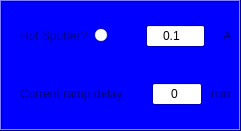
  <widget class="QFrame" name="frame_2">
   <property name="geometry">
    <rect>
     <x>10</x>
     <y>310</y>
     <width>241</width>
     <height>131</height>
    </rect>
   </property>
   <property name="palette">
    <palette>
     <active>
      <colorrole role="WindowText">
       <brush brushstyle="SolidPattern">
        <color alpha="255">
         <red>0</red>
         <green>0</green>
         <blue>0</blue>
        </color>
       </brush>
      </colorrole>
      <colorrole role="Button">
       <brush brushstyle="SolidPattern">
        <color alpha="255">
         <red>0</red>
         <green>0</green>
         <blue>255</blue>
        </color>
       </brush>
      </colorrole>
      <colorrole role="Light">
       <brush brushstyle="SolidPattern">
        <color alpha="255">
         <red>127</red>
         <green>127</green>
         <blue>255</blue>
        </color>
       </brush>
      </colorrole>
      <colorrole role="Midlight">
       <brush brushstyle="SolidPattern">
        <color alpha="255">
         <red>63</red>
         <green>63</green>
         <blue>255</blue>
        </color>
       </brush>
      </colorrole>
      <colorrole role="Dark">
       <brush brushstyle="SolidPattern">
        <color alpha="255">
         <red>0</red>
         <green>0</green>
         <blue>127</blue>
        </color>
       </brush>
      </colorrole>
      <colorrole role="Mid">
       <brush brushstyle="SolidPattern">
        <color alpha="255">
         <red>0</red>
         <green>0</green>
         <blue>170</blue>
        </color>
       </brush>
      </colorrole>
      <colorrole role="Text">
       <brush brushstyle="SolidPattern">
        <color alpha="255">
         <red>0</red>
         <green>0</green>
         <blue>0</blue>
        </color>
       </brush>
      </colorrole>
      <colorrole role="BrightText">
       <brush brushstyle="SolidPattern">
        <color alpha="255">
         <red>255</red>
         <green>255</green>
         <blue>255</blue>
        </color>
       </brush>
      </colorrole>
      <colorrole role="ButtonText">
       <brush brushstyle="SolidPattern">
        <color alpha="255">
         <red>0</red>
         <green>0</green>
         <blue>0</blue>
        </color>
       </brush>
      </colorrole>
      <colorrole role="Base">
       <brush brushstyle="SolidPattern">
        <color alpha="255">
         <red>255</red>
         <green>255</green>
         <blue>255</blue>
        </color>
       </brush>
      </colorrole>
      <colorrole role="Window">
       <brush brushstyle="SolidPattern">
        <color alpha="255">
         <red>0</red>
         <green>0</green>
         <blue>255</blue>
        </color>
       </brush>
      </colorrole>
      <colorrole role="Shadow">
       <brush brushstyle="SolidPattern">
        <color alpha="255">
         <red>0</red>
         <green>0</green>
         <blue>0</blue>
        </color>
       </brush>
      </colorrole>
      <colorrole role="AlternateBase">
       <brush brushstyle="SolidPattern">
        <color alpha="255">
         <red>127</red>
         <green>127</green>
         <blue>255</blue>
        </color>
       </brush>
      </colorrole>
      <colorrole role="ToolTipBase">
       <brush brushstyle="SolidPattern">
        <color alpha="255">
         <red>255</red>
         <green>255</green>
         <blue>220</blue>
        </color>
       </brush>
      </colorrole>
      <colorrole role="ToolTipText">
       <brush brushstyle="SolidPattern">
        <color alpha="255">
         <red>0</red>
         <green>0</green>
         <blue>0</blue>
        </color>
       </brush>
      </colorrole>
     </active>
     <inactive>
      <colorrole role="WindowText">
       <brush brushstyle="SolidPattern">
        <color alpha="255">
         <red>0</red>
         <green>0</green>
         <blue>0</blue>
        </color>
       </brush>
      </colorrole>
      <colorrole role="Button">
       <brush brushstyle="SolidPattern">
        <color alpha="255">
         <red>0</red>
         <green>0</green>
         <blue>255</blue>
        </color>
       </brush>
      </colorrole>
      <colorrole role="Light">
       <brush brushstyle="SolidPattern">
        <color alpha="255">
         <red>127</red>
         <green>127</green>
         <blue>255</blue>
        </color>
       </brush>
      </colorrole>
      <colorrole role="Midlight">
       <brush brushstyle="SolidPattern">
        <color alpha="255">
         <red>63</red>
         <green>63</green>
         <blue>255</blue>
        </color>
       </brush>
      </colorrole>
      <colorrole role="Dark">
       <brush brushstyle="SolidPattern">
        <color alpha="255">
         <red>0</red>
         <green>0</green>
         <blue>127</blue>
        </color>
       </brush>
      </colorrole>
      <colorrole role="Mid">
       <brush brushstyle="SolidPattern">
        <color alpha="255">
         <red>0</red>
         <green>0</green>
         <blue>170</blue>
        </color>
       </brush>
      </colorrole>
      <colorrole role="Text">
       <brush brushstyle="SolidPattern">
        <color alpha="255">
         <red>0</red>
         <green>0</green>
         <blue>0</blue>
        </color>
       </brush>
      </colorrole>
      <colorrole role="BrightText">
       <brush brushstyle="SolidPattern">
        <color alpha="255">
         <red>255</red>
         <green>255</green>
         <blue>255</blue>
        </color>
       </brush>
      </colorrole>
      <colorrole role="ButtonText">
       <brush brushstyle="SolidPattern">
        <color alpha="255">
         <red>0</red>
         <green>0</green>
         <blue>0</blue>
        </color>
       </brush>
      </colorrole>
      <colorrole role="Base">
       <brush brushstyle="SolidPattern">
        <color alpha="255">
         <red>255</red>
         <green>255</green>
         <blue>255</blue>
        </color>
       </brush>
      </colorrole>
      <colorrole role="Window">
       <brush brushstyle="SolidPattern">
        <color alpha="255">
         <red>0</red>
         <green>0</green>
         <blue>255</blue>
        </color>
       </brush>
      </colorrole>
      <colorrole role="Shadow">
       <brush brushstyle="SolidPattern">
        <color alpha="255">
         <red>0</red>
         <green>0</green>
         <blue>0</blue>
        </color>
       </brush>
      </colorrole>
      <colorrole role="AlternateBase">
       <brush brushstyle="SolidPattern">
        <color alpha="255">
         <red>127</red>
         <green>127</green>
         <blue>255</blue>
        </color>
       </brush>
      </colorrole>
      <colorrole role="ToolTipBase">
       <brush brushstyle="SolidPattern">
        <color alpha="255">
         <red>255</red>
         <green>255</green>
         <blue>220</blue>
        </color>
       </brush>
      </colorrole>
      <colorrole role="ToolTipText">
       <brush brushstyle="SolidPattern">
        <color alpha="255">
         <red>0</red>
         <green>0</green>
         <blue>0</blue>
        </color>
       </brush>
      </colorrole>
     </inactive>
     <disabled>
      <colorrole role="WindowText">
       <brush brushstyle="SolidPattern">
        <color alpha="255">
         <red>0</red>
         <green>0</green>
         <blue>127</blue>
        </color>
       </brush>
      </colorrole>
      <colorrole role="Button">
       <brush brushstyle="SolidPattern">
        <color alpha="255">
         <red>0</red>
         <green>0</green>
         <blue>255</blue>
        </color>
       </brush>
      </colorrole>
      <colorrole role="Light">
       <brush brushstyle="SolidPattern">
        <color alpha="255">
         <red>127</red>
         <green>127</green>
         <blue>255</blue>
        </color>
       </brush>
      </colorrole>
      <colorrole role="Midlight">
       <brush brushstyle="SolidPattern">
        <color alpha="255">
         <red>63</red>
         <green>63</green>
         <blue>255</blue>
        </color>
       </brush>
      </colorrole>
      <colorrole role="Dark">
       <brush brushstyle="SolidPattern">
        <color alpha="255">
         <red>0</red>
         <green>0</green>
         <blue>127</blue>
        </color>
       </brush>
      </colorrole>
      <colorrole role="Mid">
       <brush brushstyle="SolidPattern">
        <color alpha="255">
         <red>0</red>
         <green>0</green>
         <blue>170</blue>
        </color>
       </brush>
      </colorrole>
      <colorrole role="Text">
       <brush brushstyle="SolidPattern">
        <color alpha="255">
         <red>0</red>
         <green>0</green>
         <blue>127</blue>
        </color>
       </brush>
      </colorrole>
      <colorrole role="BrightText">
       <brush brushstyle="SolidPattern">
        <color alpha="255">
         <red>255</red>
         <green>255</green>
         <blue>255</blue>
        </color>
       </brush>
      </colorrole>
      <colorrole role="ButtonText">
       <brush brushstyle="SolidPattern">
        <color alpha="255">
         <red>0</red>
         <green>0</green>
         <blue>127</blue>
        </color>
       </brush>
      </colorrole>
      <colorrole role="Base">
       <brush brushstyle="SolidPattern">
        <color alpha="255">
         <red>0</red>
         <green>0</green>
         <blue>255</blue>
        </color>
       </brush>
      </colorrole>
      <colorrole role="Window">
       <brush brushstyle="SolidPattern">
        <color alpha="255">
         <red>0</red>
         <green>0</green>
         <blue>255</blue>
        </color>
       </brush>
      </colorrole>
      <colorrole role="Shadow">
       <brush brushstyle="SolidPattern">
        <color alpha="255">
         <red>0</red>
         <green>0</green>
         <blue>0</blue>
        </color>
       </brush>
      </colorrole>
      <colorrole role="AlternateBase">
       <brush brushstyle="SolidPattern">
        <color alpha="255">
         <red>0</red>
         <green>0</green>
         <blue>255</blue>
        </color>
       </brush>
      </colorrole>
      <colorrole role="ToolTipBase">
       <brush brushstyle="SolidPattern">
        <color alpha="255">
         <red>255</red>
         <green>255</green>
         <blue>220</blue>
        </color>
       </brush>
      </colorrole>
      <colorrole role="ToolTipText">
       <brush brushstyle="SolidPattern">
        <color alpha="255">
         <red>0</red>
         <green>0</green>
         <blue>0</blue>
        </color>
       </brush>
      </colorrole>
     </disabled>
    </palette>
   </property>
   <property name="frameShape">
    <enum>QFrame::Box</enum>
   </property>
   <property name="frameShadow">
    <enum>QFrame::Raised</enum>
   </property>
   <widget class="QWidget" name="layoutWidget">
    <property name="geometry">
     <rect>
      <x>10</x>
      <y>10</y>
      <width>221</width>
      <height>110</height>
     </rect>
    </property>
    <layout class="QVBoxLayout" name="verticalLayout_3">
     <item>
      <layout class="QHBoxLayout" name="horizontalLayout_19">
       <property name="leftMargin">
        <number>10</number>
       </property>
       <item>
        <widget class="QLabel" name="label_37">
         <property name="enabled">
          <bool>false</bool>
         </property>
         <property name="text">
          <string>Hot Sputter?</string>
         </property>
        </widget>
       </item>
       <item>
        <widget class="QRadioButton" name="Hot_Sputter_radioButton">
         <property name="text">
          <string/>
         </property>
        </widget>
       </item>
       <item>
        <spacer name="horizontalSpacer_37">
         <property name="orientation">
          <enum>Qt::Horizontal</enum>
         </property>
         <property name="sizeHint" stdset="0">
          <size>
           <width>80</width>
           <height>20</height>
          </size>
         </property>
        </spacer>
       </item>
       <item>
        <widget class="QLineEdit" name="Hot_Sputter_Current">
         <property name="sizePolicy">
          <sizepolicy hsizetype="Preferred" vsizetype="Fixed">
           <horstretch>0</horstretch>
           <verstretch>0</verstretch>
          </sizepolicy>
         </property>
         <property name="inputMask">
          <string>0.000</string>
         </property>
         <property name="text">
          <string>0.1</string>
         </property>
         <property name="alignment">
          <set>Qt::AlignCenter</set>
         </property>
        </widget>
       </item>
       <item>
        <spacer name="horizontalSpacer_38">
         <property name="orientation">
          <enum>Qt::Horizontal</enum>
         </property>
         <property name="sizeHint" stdset="0">
          <size>
           <width>60</width>
           <height>20</height>
          </size>
         </property>
        </spacer>
       </item>
       <item>
        <widget class="QLabel" name="label_38">
         <property name="enabled">
          <bool>false</bool>
         </property>
         <property name="text">
          <string>A</string>
         </property>
        </widget>
       </item>
      </layout>
     </item>
     <item>
      <layout class="QHBoxLayout" name="horizontalLayout_21">
       <property name="leftMargin">
        <number>10</number>
       </property>
       <item>
        <widget class="QLabel" name="label_41">
         <property name="enabled">
          <bool>false</bool>
         </property>
         <property name="text">
          <string>Current ramp delay</string>
         </property>
        </widget>
       </item>
       <item>
        <spacer name="horizontalSpacer_41">
         <property name="orientation">
          <enum>Qt::Horizontal</enum>
         </property>
         <property name="sizeHint" stdset="0">
          <size>
           <width>80</width>
           <height>20</height>
          </size>
         </property>
        </spacer>
       </item>
       <item>
        <widget class="QLineEdit" name="Hot_Sputter_Delay">
         <property name="sizePolicy">
          <sizepolicy hsizetype="Preferred" vsizetype="Fixed">
           <horstretch>0</horstretch>
           <verstretch>0</verstretch>
          </sizepolicy>
         </property>
         <property name="inputMask">
          <string>00</string>
         </property>
         <property name="text">
          <string>0</string>
         </property>
         <property name="alignment">
          <set>Qt::AlignCenter</set>
         </property>
        </widget>
       </item>
       <item>
        <spacer name="horizontalSpacer_42">
         <property name="orientation">
          <enum>Qt::Horizontal</enum>
         </property>
         <property name="sizeHint" stdset="0">
          <size>
           <width>60</width>
           <height>20</height>
          </size>
         </property>
        </spacer>
       </item>
       <item>
        <widget class="QLabel" name="label_42">
         <property name="enabled">
          <bool>false</bool>
         </property>
         <property name="text">
          <string>min</string>
         </property>
        </widget>
       </item>
      </layout>
     </item>
    </layout>
   </widget>
  </widget>
